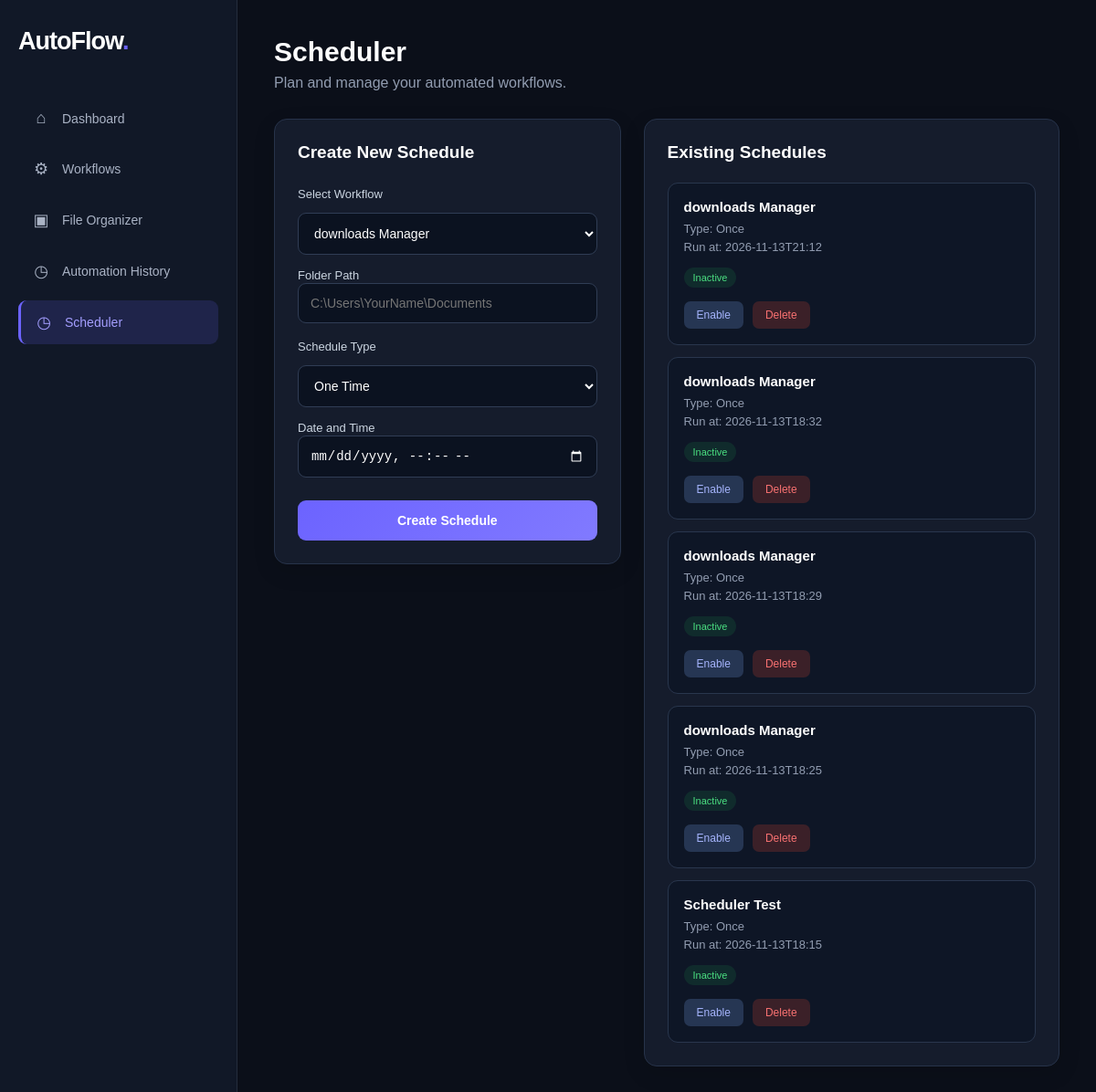
Page /scheduler on the committed database.
### tables this page shows
CREATE TABLE schedules (
                id INTEGER PRIMARY KEY AUTOINCREMENT,
                workflow_id INTEGER NOT NULL,
                schedule_type TEXT NOT NULL,
                run_at TEXT,
                run_time TEXT,
                day_of_week INTEGER,
                is_active INTEGER DEFAULT 1,
                created_at TIMESTAMP DEFAULT CURRENT_TIMESTAMP, folder_path TEXT,
                FOREIGN KEY (workflow_id) REFERENCES workflows(id)
            );

CREATE TABLE workflows (
                id INTEGER PRIMARY KEY AUTOINCREMENT,
                name TEXT NOT NULL,
                description TEXT NOT NULL,
                type TEXT NOT NULL
            );

### app.py (the view)
@app.route("/scheduler")
def scheduler_page():
    return render_template(
        "scheduler.html",
        workflows=get_workflows(),
        schedules=get_schedules()
    )

### storage.py (called while the page is built)
def get_connection():
    connection = sqlite3.connect(DATABASE_PATH)
    connection.row_factory = sqlite3.Row
    return connection

def get_workflows():
    with get_connection() as connection:
        rows = connection.execute(
            "SELECT * FROM workflows ORDER BY id DESC"
        ).fetchall()
    return [dict(row) for row in rows]

def get_schedules():
    with get_connection() as connection:
        rows = connection.execute("""
            SELECT
                schedules.*,
                workflows.name AS workflow_name
            FROM schedules
            JOIN workflows
            ON schedules.workflow_id = workflows.id
            ORDER BY schedules.id DESC
        """).fetchall()
    return [dict(row) for row in rows]

### templates/scheduler.html (shortened to what this page needs)
<!DOCTYPE html>
<html lang="en">
<head>
    <link rel="stylesheet" href="{{ url_for('static', filename='css/style.css') }}">
</head>
<body>
<div class="dashboard">
    <aside class="sidebar">
        <h2 class="brand">AutoFlow<span>.</span></h2>
        <nav class="sidebar-nav">
            <a href="/" class="nav-link">
                <span>⌂</span> Dashboard
            </a>
            <a href="/workflows" class="nav-link">
                <span>⚙</span> Workflows
            </a>
            <a href="/organizer" class="nav-link">
                <span>▣</span> File Organizer
            </a>
            <a href="/history" class="nav-link">
                <span>◷</span> Automation History
            </a>
            <a href="/scheduler" class="nav-link active" aria-current="page">
                <span>◷</span> Scheduler
            </a>
        </nav>
    </aside>
    <main class="main-content">
        <div class="scheduler-header">
            <div>
                <h1>Scheduler</h1>
                <p>Plan and manage your automated workflows.</p>
            </div>
        </div>
        <div class="scheduler-grid">
            <section class="scheduler-card">
                <h2>Create New Schedule</h2>
                <form action="/add-schedule"
                      method="POST"
                      class="scheduler-form">
                    <label for="workflow_id">Select Workflow</label>
                    <select name="workflow_id" id="workflow_id" required>
                        {% for workflow in workflows %}
                            <option
                                value="{{ workflow.id }}"
                                data-type="{{ workflow.type }}">
                                {{ workflow.name }}
                            </option>
                        {% endfor %}
                    </select>
                    <div id="folder_path_field" style="display:none;">
                        <label for="folder_path">Folder Path</label>
                        <input
                            type="text"
                            name="folder_path"
                            id="folder_path"
                            placeholder="C:\Users\YourName\Documents">
                    </div>
                    <label for="schedule_type">Schedule Type</label>
                    <select name="schedule_type" id="schedule_type" required>
                        <option value="Once">One Time</option>
                    </select>
                    <div id="once_fields">
                        <label for="run_at">Date and Time</label>
                        <input type="datetime-local" name="run_at" id="run_at">
                    </div>
                    <button type="submit" class="create-btn">
                        Create Schedule
                    </button>
                </form>
            </section>
            <section class="scheduler-card">
                <h2>Existing Schedules</h2>
                <div class="schedule-list">
                    {% for schedule in schedules %}
                        <div class="schedule-item">
                            <h3>{{ schedule.workflow_name }}</h3>
                            <p>Type: {{ schedule.schedule_type }}</p>
                            {% if schedule.schedule_type == "Once" %}
                                <p>Run at: {{ schedule.run_at }}</p>
                            {% elif schedule.schedule_type == "Daily" %}
                                <p>Every day at: {{ schedule.run_time }}</p>
                            {% endif %}
                            <span class="schedule-status">
                                {{ "Active" if schedule.is_active else "Inactive" }}
                            </span>
                            <div class="schedule-actions">
                                <form action="/toggle-schedule/{{ schedule.id }}"
                                      method="POST">
                                    <button type="submit" class="schedule-toggle-btn">
                                        {{ "Disable" if schedule.is_active else "Enable" }}
                                    </button>
                                </form>
                                <form action="/delete-schedule/{{ schedule.id }}"
                                      method="POST"
                                      onsubmit="return confirm('Delete this schedule?');">
                                    <button type="submit" class="schedule-delete-btn">
                                        Delete
                                    </button>
                                </form>
                            </div>
                        </div>
                    {% else %}
                        <p>No schedules created yet.</p>
                    {% endfor %}
                </div>
            </section>
        </div>
    </main>
</div>
</body>
</html>

### static/css/style.css (style rules this page uses)
* { margin: 0; padding: 0; box-sizing: border-box; }
body { font-family: Arial, sans-serif; background: #0b0f19; color: #ffffff; }
.sidebar { width: 250px; background: #111827; padding: 30px 20px; display: flex; flex-direction: column; border-right: 1px solid #252d3d; }
.nav-link { display: block; text-decoration: none; color: #aab3c5; padding: 13px; margin-bottom: 7px; border-radius: 8px; transition: 0.2s; }
.nav-link:hover, .nav-link.active { background: #252a45; color: #ffffff; }
.main-content { flex: 1; padding: 40px; }
.create-btn { background: #6c63ff; color: white; border: none; padding: 13px 20px; border-radius: 8px; cursor: pointer; font-size: 14px; }
.scheduler-header { margin-bottom: 30px; }
.scheduler-header h1 { font-size: 30px; margin-bottom: 8px; }
.scheduler-header p { color: #929db1; }
.scheduler-grid { display: grid; grid-template-columns: minmax(0, 1fr) minmax(0, 1.2fr); gap: 25px; align-items: start; }
.scheduler-card { background: #151c2c; border: 1px solid #27334a; border-radius: 14px; padding: 25px; }
.scheduler-card h2 { font-size: 19px; margin-bottom: 22px; }
.scheduler-form { display: flex; flex-direction: column; gap: 13px; }
.scheduler-form label { color: #cbd5e1; font-size: 13px; margin-top: 5px; }
.scheduler-form input, .scheduler-form select { width: 100%; box-sizing: border-box; background: #0b1220; border: 1px solid #303d55; border-radius: 9px; padding: 13px; color: #ffffff; outline: none; font-size: 14px; }
.scheduler-form input[type="datetime-local"], .scheduler-form input[type="time"] { color-scheme: dark; }
.scheduler-form button { margin-top: 12px; width: 100%; }
.schedule-list { display: flex; flex-direction: column; gap: 13px; }
.schedule-item { background: #0e1626; border: 1px solid #29364d; border-radius: 11px; padding: 17px; }
.schedule-item h3 { font-size: 15px; margin-bottom: 8px; }
.schedule-item p { color: #929db1; font-size: 13px; margin: 5px 0; }
.schedule-status { display: inline-block; margin-top: 10px; padding: 5px 10px; border-radius: 20px; background: rgba(34, 197, 94, 0.12); color: #4ade80; font-size: 11px; }
.schedule-actions { display: flex; gap: 10px; margin-top: 15px; }
.schedule-actions button { padding: 8px 14px; border-radius: 7px; border: none; cursor: pointer; font-size: 12px; }
.schedule-toggle-btn { background: #263653; color: #a5b4fc; }
.schedule-delete-btn { background: #3b2028; color: #f87171; }
.dashboard { display: flex; min-height: 100vh; width: 100%; }
.sidebar { width: 260px; min-width: 260px; min-height: 100vh; background: #111827; padding: 30px 20px; display: flex; flex-direction: column; border-right: 1px solid #252d3d; flex-shrink: 0; }
.brand { font-size: 27px; font-weight: 700; margin-bottom: 45px; letter-spacing: -1px; }
.brand span { color: #6c63ff; }
.sidebar-nav { display: flex; flex-direction: column; gap: 8px; }
.sidebar-nav .nav-link { display: flex; align-items: center; gap: 12px; width: 100%; text-decoration: none; color: #aab3c5; padding: 13px 14px; margin: 0; border-radius: 9px; font-size: 14px; transition: all 0.2s ease; }
.sidebar-nav .nav-link span { font-size: 18px; width: 22px; text-align: center; }
.sidebar-nav .nav-link.active { background: rgba(108, 99, 255, 0.16); color: #a49eff; border-left: 3px solid #6c63ff; }
.main-content { flex: 1; min-width: 0; padding: 40px; overflow-x: hidden; }
.create-btn { background: linear-gradient(135deg, #6c63ff, #817aff); color: white; border: none; padding: 14px 20px; border-radius: 9px; cursor: pointer; font-size: 14px; font-weight: 600; transition: 0.2s ease; }
.scheduler-card { box-shadow: 0 8px 25px rgba(0, 0, 0, 0.12); }
.schedule-item { transition: border-color 0.2s ease, transform 0.2s ease; }
.schedule-actions form { margin: 0; }
.schedule-actions button { transition: 0.2s ease; }

### rows in the picture
schedules: workflow_name "downloads Manager", schedule_type "Once", run_at "2026-11-13T21:12", is_active "Inactive", is_active "Enable"
schedules: workflow_name "downloads Manager", schedule_type "Once", run_at "2026-11-13T18:32", is_active "Inactive", is_active "Enable"
schedules: workflow_name "downloads Manager", schedule_type "Once", run_at "2026-11-13T18:29", is_active "Inactive", is_active "Enable"
schedules: workflow_name "downloads Manager", schedule_type "Once", run_at "2026-11-13T18:25", is_active "Inactive", is_active "Enable"
schedules: workflow_name "Scheduler Test", schedule_type "Once", run_at "2026-11-13T18:15", is_active "Inactive", is_active "Enable"

### other values in the picture
form field workflow_id "downloads Manager"
